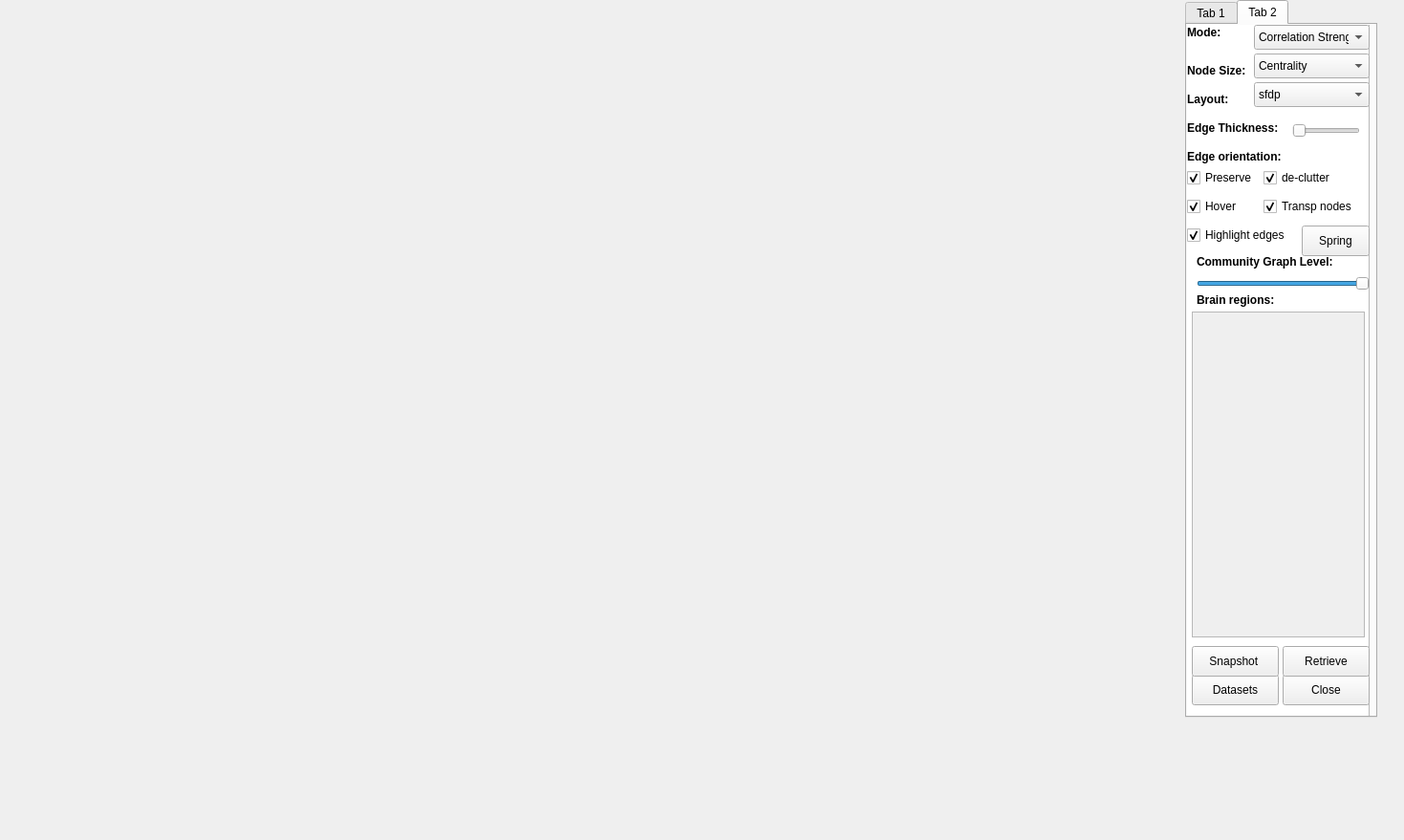
<?xml version="1.0" encoding="UTF-8"?>
<ui version="4.0">
 <class>Visualizer</class>
 <widget class="QWidget" name="Visualizer">
  <property name="enabled">
   <bool>true</bool>
  </property>
  <property name="geometry">
   <rect>
    <x>0</x>
    <y>0</y>
    <width>1469</width>
    <height>879</height>
   </rect>
  </property>
  <property name="sizePolicy">
   <sizepolicy hsizetype="Maximum" vsizetype="Maximum">
    <horstretch>0</horstretch>
    <verstretch>0</verstretch>
   </sizepolicy>
  </property>
  <property name="mouseTracking">
   <bool>true</bool>
  </property>
  <property name="windowTitle">
   <string>Form</string>
  </property>
  <widget class="QTabWidget" name="MainTab">
   <property name="geometry">
    <rect>
     <x>1240</x>
     <y>0</y>
     <width>201</width>
     <height>751</height>
    </rect>
   </property>
   <property name="minimumSize">
    <size>
     <width>201</width>
     <height>751</height>
    </size>
   </property>
   <property name="currentIndex">
    <number>1</number>
   </property>
   <widget class="QWidget" name="tab_3">
    <attribute name="title">
     <string>Tab 1</string>
    </attribute>
    <widget class="QLineEdit" name="Max">
     <property name="geometry">
      <rect>
       <x>50</x>
       <y>80</y>
       <width>51</width>
       <height>21</height>
      </rect>
     </property>
    </widget>
    <widget class="QLabel" name="label_5">
     <property name="geometry">
      <rect>
       <x>40</x>
       <y>310</y>
       <width>141</width>
       <height>21</height>
      </rect>
     </property>
     <property name="text">
      <string>&lt;html&gt;&lt;head/&gt;&lt;body&gt;&lt;p&gt;&lt;span style=&quot; font-weight:600; font-style:italic;&quot;&gt;Timestep Analysis:&lt;/span&gt;&lt;/p&gt;&lt;p&gt;&lt;br/&gt;&lt;/p&gt;&lt;/body&gt;&lt;/html&gt;</string>
     </property>
    </widget>
    <widget class="QLabel" name="label_4">
     <property name="geometry">
      <rect>
       <x>0</x>
       <y>80</y>
       <width>31</width>
       <height>16</height>
      </rect>
     </property>
     <property name="text">
      <string>Max:</string>
     </property>
    </widget>
    <widget class="QCheckBox" name="MaxButtonCheck">
     <property name="geometry">
      <rect>
       <x>10</x>
       <y>50</y>
       <width>91</width>
       <height>20</height>
      </rect>
     </property>
     <property name="text">
      <string>Global Max:</string>
     </property>
     <property name="checked">
      <bool>true</bool>
     </property>
    </widget>
    <widget class="QLineEdit" name="Min">
     <property name="geometry">
      <rect>
       <x>50</x>
       <y>270</y>
       <width>51</width>
       <height>21</height>
      </rect>
     </property>
    </widget>
    <widget class="QSlider" name="ValueSlider1">
     <property name="geometry">
      <rect>
       <x>10</x>
       <y>110</y>
       <width>22</width>
       <height>151</height>
      </rect>
     </property>
     <property name="value">
      <number>99</number>
     </property>
     <property name="orientation">
      <enum>Qt::Vertical</enum>
     </property>
    </widget>
    <widget class="QTabWidget" name="tabWidget_2">
     <property name="geometry">
      <rect>
       <x>0</x>
       <y>330</y>
       <width>191</width>
       <height>391</height>
      </rect>
     </property>
     <property name="currentIndex">
      <number>1</number>
     </property>
     <widget class="QWidget" name="tab_7">
      <attribute name="title">
       <string>Tab 1</string>
      </attribute>
      <widget class="QLabel" name="label_24">
       <property name="geometry">
        <rect>
         <x>0</x>
         <y>10</y>
         <width>131</width>
         <height>20</height>
        </rect>
       </property>
       <property name="text">
        <string>&lt;html&gt;&lt;head/&gt;&lt;body&gt;&lt;p&gt;&lt;span style=&quot; font-weight:600;&quot;&gt;Stability:&lt;/span&gt;&lt;/p&gt;&lt;/body&gt;&lt;/html&gt;</string>
       </property>
      </widget>
      <widget class="QLCDNumber" name="lcdNumber1">
       <property name="geometry">
        <rect>
         <x>80</x>
         <y>10</y>
         <width>64</width>
         <height>23</height>
        </rect>
       </property>
      </widget>
      <widget class="QLabel" name="label_25">
       <property name="geometry">
        <rect>
         <x>0</x>
         <y>70</y>
         <width>61</width>
         <height>20</height>
        </rect>
       </property>
       <property name="text">
        <string>&lt;html&gt;&lt;head/&gt;&lt;body&gt;&lt;p&gt;&lt;span style=&quot; font-weight:600;&quot;&gt;Animate:&lt;/span&gt;&lt;/p&gt;&lt;p&gt;&lt;br/&gt;&lt;/p&gt;&lt;/body&gt;&lt;/html&gt;</string>
       </property>
      </widget>
      <widget class="QDoubleSpinBox" name="fromAnimate1">
       <property name="geometry">
        <rect>
         <x>10</x>
         <y>90</y>
         <width>51</width>
         <height>24</height>
        </rect>
       </property>
       <property name="decimals">
        <number>0</number>
       </property>
      </widget>
      <widget class="QDoubleSpinBox" name="ToAnimate1">
       <property name="geometry">
        <rect>
         <x>90</x>
         <y>90</y>
         <width>51</width>
         <height>24</height>
        </rect>
       </property>
       <property name="decimals">
        <number>0</number>
       </property>
       <property name="value">
        <double>63.000000000000000</double>
       </property>
      </widget>
      <widget class="QDoubleSpinBox" name="Tow1">
       <property name="geometry">
        <rect>
         <x>80</x>
         <y>40</y>
         <width>66</width>
         <height>24</height>
        </rect>
       </property>
       <property name="keyboardTracking">
        <bool>false</bool>
       </property>
       <property name="decimals">
        <number>0</number>
       </property>
      </widget>
      <widget class="QLabel" name="label_26">
       <property name="geometry">
        <rect>
         <x>0</x>
         <y>40</y>
         <width>71</width>
         <height>20</height>
        </rect>
       </property>
       <property name="text">
        <string>&lt;html&gt;&lt;head/&gt;&lt;body&gt;&lt;p&gt;&lt;span style=&quot; font-weight:600;&quot;&gt;Reference:&lt;/span&gt;&lt;/p&gt;&lt;/body&gt;&lt;/html&gt;</string>
       </property>
      </widget>
      <widget class="QPushButton" name="pushButton2">
       <property name="geometry">
        <rect>
         <x>0</x>
         <y>120</y>
         <width>51</width>
         <height>32</height>
        </rect>
       </property>
       <property name="text">
        <string>Play</string>
       </property>
      </widget>
      <widget class="QPushButton" name="pushButton3">
       <property name="geometry">
        <rect>
         <x>110</x>
         <y>120</y>
         <width>51</width>
         <height>32</height>
        </rect>
       </property>
       <property name="text">
        <string>Stop</string>
       </property>
      </widget>
      <widget class="QLabel" name="label_27">
       <property name="geometry">
        <rect>
         <x>0</x>
         <y>200</y>
         <width>131</width>
         <height>20</height>
        </rect>
       </property>
       <property name="text">
        <string>&lt;html&gt;&lt;head/&gt;&lt;body&gt;&lt;p&gt;&lt;span style=&quot; font-weight:600;&quot;&gt;Clustering:&lt;/span&gt;&lt;/p&gt;&lt;/body&gt;&lt;/html&gt;</string>
       </property>
      </widget>
      <widget class="QComboBox" name="NodeSize1">
       <property name="geometry">
        <rect>
         <x>80</x>
         <y>200</y>
         <width>81</width>
         <height>26</height>
        </rect>
       </property>
       <item>
        <property name="text">
         <string>Louvain</string>
        </property>
       </item>
       <item>
        <property name="text">
         <string>Hierarchical</string>
        </property>
       </item>
       <item>
        <property name="text">
         <string>K-medoids</string>
        </property>
       </item>
       <item>
        <property name="text">
         <string>k-clique</string>
        </property>
       </item>
       <item>
        <property name="text">
         <string>ConsensusClustering</string>
        </property>
       </item>
       <item>
        <property name="text">
         <string>CustomCluster</string>
        </property>
       </item>
       <item>
        <property name="text">
         <string>ConsensusPreComputed</string>
        </property>
       </item>
      </widget>
      <widget class="QLabel" name="label_28">
       <property name="geometry">
        <rect>
         <x>0</x>
         <y>230</y>
         <width>101</width>
         <height>20</height>
        </rect>
       </property>
       <property name="text">
        <string>&lt;html&gt;&lt;head/&gt;&lt;body&gt;&lt;p&gt;&lt;span style=&quot; font-weight:600;&quot;&gt;No of clusters:&lt;/span&gt;&lt;/p&gt;&lt;/body&gt;&lt;/html&gt;</string>
       </property>
      </widget>
      <widget class="QLineEdit" name="Max1">
       <property name="geometry">
        <rect>
         <x>110</x>
         <y>230</y>
         <width>41</width>
         <height>21</height>
        </rect>
       </property>
      </widget>
      <widget class="QPushButton" name="Reset1">
       <property name="geometry">
        <rect>
         <x>50</x>
         <y>120</y>
         <width>61</width>
         <height>32</height>
        </rect>
       </property>
       <property name="text">
        <string>Reset</string>
       </property>
      </widget>
      <widget class="QLabel" name="label_29">
       <property name="geometry">
        <rect>
         <x>70</x>
         <y>90</y>
         <width>31</width>
         <height>21</height>
        </rect>
       </property>
       <property name="text">
        <string>&lt;html&gt;&lt;head/&gt;&lt;body&gt;&lt;p&gt;&lt;span style=&quot; font-size:16pt; font-weight:600;&quot;&gt;to&lt;/span&gt;&lt;/p&gt;&lt;p&gt;&lt;br/&gt;&lt;/p&gt;&lt;/body&gt;&lt;/html&gt;</string>
       </property>
      </widget>
      <widget class="QCheckBox" name="PreCompute1">
       <property name="geometry">
        <rect>
         <x>30</x>
         <y>300</y>
         <width>101</width>
         <height>20</height>
        </rect>
       </property>
       <property name="text">
        <string>Pre Compute</string>
       </property>
       <property name="checked">
        <bool>true</bool>
       </property>
      </widget>
      <widget class="QSlider" name="timeInterval1">
       <property name="geometry">
        <rect>
         <x>100</x>
         <y>270</y>
         <width>61</width>
         <height>22</height>
        </rect>
       </property>
       <property name="minimum">
        <number>10</number>
       </property>
       <property name="value">
        <number>99</number>
       </property>
       <property name="orientation">
        <enum>Qt::Horizontal</enum>
       </property>
      </widget>
      <widget class="QLabel" name="label_30">
       <property name="geometry">
        <rect>
         <x>0</x>
         <y>270</y>
         <width>101</width>
         <height>20</height>
        </rect>
       </property>
       <property name="text">
        <string>&lt;html&gt;&lt;head/&gt;&lt;body&gt;&lt;p&gt;&lt;span style=&quot; font-weight:600;&quot;&gt;Time Interval:&lt;/span&gt;&lt;/p&gt;&lt;/body&gt;&lt;/html&gt;</string>
       </property>
      </widget>
      <widget class="QPushButton" name="save1">
       <property name="geometry">
        <rect>
         <x>20</x>
         <y>160</y>
         <width>115</width>
         <height>32</height>
        </rect>
       </property>
       <property name="text">
        <string>Save State</string>
       </property>
      </widget>
      <widget class="QCheckBox" name="ElectrodeImages">
       <property name="geometry">
        <rect>
         <x>0</x>
         <y>340</y>
         <width>121</width>
         <height>20</height>
        </rect>
       </property>
       <property name="text">
        <string>Elec Images</string>
       </property>
       <property name="checked">
        <bool>false</bool>
       </property>
      </widget>
      <widget class="QCheckBox" name="Glyphs">
       <property name="enabled">
        <bool>true</bool>
       </property>
       <property name="geometry">
        <rect>
         <x>90</x>
         <y>340</y>
         <width>101</width>
         <height>20</height>
        </rect>
       </property>
       <property name="text">
        <string>Time Glyphs</string>
       </property>
       <property name="checked">
        <bool>false</bool>
       </property>
      </widget>
     </widget>
     <widget class="QWidget" name="tab_8">
      <attribute name="title">
       <string>Tab 2</string>
      </attribute>
      <widget class="QComboBox" name="ElectrodeSize">
       <property name="geometry">
        <rect>
         <x>10</x>
         <y>30</y>
         <width>121</width>
         <height>26</height>
        </rect>
       </property>
       <item>
        <property name="text">
         <string>Centrality</string>
        </property>
       </item>
       <item>
        <property name="text">
         <string>Betweeness</string>
        </property>
       </item>
       <item>
        <property name="text">
         <string>ClosenessCentrality</string>
        </property>
       </item>
       <item>
        <property name="text">
         <string>ParticipationCoefficient</string>
        </property>
       </item>
       <item>
        <property name="text">
         <string>LoadCentrality</string>
        </property>
       </item>
      </widget>
      <widget class="QSlider" name="nodeSize1">
       <property name="geometry">
        <rect>
         <x>10</x>
         <y>80</y>
         <width>121</width>
         <height>22</height>
        </rect>
       </property>
       <property name="minimum">
        <number>10</number>
       </property>
       <property name="value">
        <number>99</number>
       </property>
       <property name="orientation">
        <enum>Qt::Horizontal</enum>
       </property>
      </widget>
      <widget class="QLabel" name="label_31">
       <property name="geometry">
        <rect>
         <x>0</x>
         <y>60</y>
         <width>141</width>
         <height>21</height>
        </rect>
       </property>
       <property name="text">
        <string>&lt;html&gt;&lt;head/&gt;&lt;body&gt;&lt;p&gt;&lt;span style=&quot; font-weight:600;&quot;&gt;Nodes Size:&lt;/span&gt;&lt;/p&gt;&lt;/body&gt;&lt;/html&gt;</string>
       </property>
      </widget>
      <widget class="QCheckBox" name="ElecNodes1">
       <property name="geometry">
        <rect>
         <x>0</x>
         <y>10</y>
         <width>131</width>
         <height>20</height>
        </rect>
       </property>
       <property name="text">
        <string>Electrode Nodes:</string>
       </property>
      </widget>
      <widget class="QCheckBox" name="opacitySignals1">
       <property name="geometry">
        <rect>
         <x>10</x>
         <y>100</y>
         <width>131</width>
         <height>16</height>
        </rect>
       </property>
       <property name="text">
        <string>Opacity Signals</string>
       </property>
       <property name="checked">
        <bool>true</bool>
       </property>
      </widget>
      <widget class="QPushButton" name="GraphButton1">
       <property name="geometry">
        <rect>
         <x>10</x>
         <y>130</y>
         <width>121</width>
         <height>32</height>
        </rect>
       </property>
       <property name="text">
        <string>Tracking graph</string>
       </property>
      </widget>
      <widget class="QLabel" name="label_33">
       <property name="geometry">
        <rect>
         <x>10</x>
         <y>170</y>
         <width>101</width>
         <height>20</height>
        </rect>
       </property>
       <property name="text">
        <string>&lt;html&gt;&lt;head/&gt;&lt;body&gt;&lt;p&gt;&lt;span style=&quot; font-weight:600;&quot;&gt;Slice:&lt;/span&gt;&lt;/p&gt;&lt;/body&gt;&lt;/html&gt;</string>
       </property>
      </widget>
      <widget class="QLineEdit" name="Slices">
       <property name="geometry">
        <rect>
         <x>60</x>
         <y>170</y>
         <width>41</width>
         <height>21</height>
        </rect>
       </property>
      </widget>
      <widget class="QCheckBox" name="Permute">
       <property name="geometry">
        <rect>
         <x>10</x>
         <y>230</y>
         <width>131</width>
         <height>20</height>
        </rect>
       </property>
       <property name="text">
        <string>Permute</string>
       </property>
      </widget>
      <widget class="QLabel" name="label_34">
       <property name="geometry">
        <rect>
         <x>10</x>
         <y>270</y>
         <width>101</width>
         <height>20</height>
        </rect>
       </property>
       <property name="text">
        <string>&lt;html&gt;&lt;head/&gt;&lt;body&gt;&lt;p&gt;&lt;span style=&quot; font-weight:600;&quot;&gt;Tracking Graph:&lt;/span&gt;&lt;/p&gt;&lt;/body&gt;&lt;/html&gt;</string>
       </property>
      </widget>
      <widget class="QCheckBox" name="TrElectrode">
       <property name="geometry">
        <rect>
         <x>10</x>
         <y>290</y>
         <width>131</width>
         <height>20</height>
        </rect>
       </property>
       <property name="text">
        <string>Electrode Signals</string>
       </property>
      </widget>
      <widget class="QCheckBox" name="TrCommunity">
       <property name="geometry">
        <rect>
         <x>10</x>
         <y>310</y>
         <width>131</width>
         <height>20</height>
        </rect>
       </property>
       <property name="text">
        <string>Community Colors</string>
       </property>
       <property name="checked">
        <bool>true</bool>
       </property>
      </widget>
      <widget class="QSlider" name="SliceInterval">
       <property name="geometry">
        <rect>
         <x>10</x>
         <y>190</y>
         <width>171</width>
         <height>22</height>
        </rect>
       </property>
       <property name="minimum">
        <number>1</number>
       </property>
       <property name="maximum">
        <number>62</number>
       </property>
       <property name="value">
        <number>4</number>
       </property>
       <property name="orientation">
        <enum>Qt::Horizontal</enum>
       </property>
      </widget>
     </widget>
    </widget>
    <widget class="QLabel" name="label_3">
     <property name="geometry">
      <rect>
       <x>10</x>
       <y>270</y>
       <width>31</width>
       <height>16</height>
      </rect>
     </property>
     <property name="text">
      <string>Min:</string>
     </property>
    </widget>
    <widget class="QGroupBox" name="groupBox">
     <property name="geometry">
      <rect>
       <x>110</x>
       <y>30</y>
       <width>81</width>
       <height>261</height>
      </rect>
     </property>
     <property name="title">
      <string/>
     </property>
     <widget class="QRadioButton" name="six1">
      <property name="geometry">
       <rect>
        <x>10</x>
        <y>220</y>
        <width>101</width>
        <height>20</height>
       </rect>
      </property>
      <property name="text">
       <string>poo</string>
      </property>
     </widget>
     <widget class="QRadioButton" name="five1">
      <property name="geometry">
       <rect>
        <x>10</x>
        <y>180</y>
        <width>101</width>
        <height>20</height>
       </rect>
      </property>
      <property name="text">
       <string>paa</string>
      </property>
     </widget>
     <widget class="QRadioButton" name="four1">
      <property name="geometry">
       <rect>
        <x>10</x>
        <y>140</y>
        <width>101</width>
        <height>20</height>
       </rect>
      </property>
      <property name="text">
       <string>doo</string>
      </property>
     </widget>
     <widget class="QRadioButton" name="three1">
      <property name="geometry">
       <rect>
        <x>10</x>
        <y>100</y>
        <width>101</width>
        <height>20</height>
       </rect>
      </property>
      <property name="text">
       <string>daa</string>
      </property>
     </widget>
     <widget class="QRadioButton" name="two1">
      <property name="geometry">
       <rect>
        <x>10</x>
        <y>60</y>
        <width>101</width>
        <height>20</height>
       </rect>
      </property>
      <property name="text">
       <string>boo</string>
      </property>
     </widget>
     <widget class="QRadioButton" name="one1">
      <property name="geometry">
       <rect>
        <x>10</x>
        <y>20</y>
        <width>101</width>
        <height>20</height>
       </rect>
      </property>
      <property name="text">
       <string>baa</string>
      </property>
      <property name="checked">
       <bool>true</bool>
      </property>
     </widget>
     <widget class="QLabel" name="label_32">
      <property name="geometry">
       <rect>
        <x>10</x>
        <y>0</y>
        <width>91</width>
        <height>16</height>
       </rect>
      </property>
      <property name="text">
       <string>&lt;html&gt;&lt;head/&gt;&lt;body&gt;&lt;p&gt;&lt;span style=&quot; font-size:10pt; font-weight:600; font-style:italic;&quot;&gt;Syllable:&lt;/span&gt;&lt;/p&gt;&lt;/body&gt;&lt;/html&gt;</string>
      </property>
     </widget>
    </widget>
    <widget class="QLabel" name="label_2">
     <property name="geometry">
      <rect>
       <x>10</x>
       <y>30</y>
       <width>91</width>
       <height>20</height>
      </rect>
     </property>
     <property name="text">
      <string>&lt;html&gt;&lt;head/&gt;&lt;body&gt;&lt;p&gt;&lt;span style=&quot; font-size:10pt; font-weight:600; font-style:italic;&quot;&gt;Opacity Thres: &lt;/span&gt;&lt;/p&gt;&lt;/body&gt;&lt;/html&gt;</string>
     </property>
    </widget>
    <widget class="QLabel" name="label">
     <property name="geometry">
      <rect>
       <x>10</x>
       <y>0</y>
       <width>111</width>
       <height>16</height>
      </rect>
     </property>
     <property name="text">
      <string>&lt;html&gt;&lt;head/&gt;&lt;body&gt;&lt;p&gt;&lt;span style=&quot; font-weight:600;&quot;&gt;Controls:&lt;/span&gt;&lt;/p&gt;&lt;/body&gt;&lt;/html&gt;</string>
     </property>
    </widget>
    <widget class="QGroupBox" name="groupBox_2">
     <property name="geometry">
      <rect>
       <x>40</x>
       <y>110</y>
       <width>61</width>
       <height>141</height>
      </rect>
     </property>
     <property name="title">
      <string/>
     </property>
     <widget class="QRadioButton" name="OpacityGlyph">
      <property name="geometry">
       <rect>
        <x>10</x>
        <y>20</y>
        <width>41</width>
        <height>20</height>
       </rect>
      </property>
      <property name="text">
       <string>Ar</string>
      </property>
      <property name="checked">
       <bool>true</bool>
      </property>
     </widget>
     <widget class="QLabel" name="label_35">
      <property name="geometry">
       <rect>
        <x>0</x>
        <y>0</y>
        <width>51</width>
        <height>16</height>
       </rect>
      </property>
      <property name="text">
       <string>&lt;html&gt;&lt;head/&gt;&lt;body&gt;&lt;p&gt;&lt;span style=&quot; font-size:10pt; font-weight:600; font-style:italic;&quot;&gt;Glyphs:&lt;/span&gt;&lt;/p&gt;&lt;/body&gt;&lt;/html&gt;</string>
      </property>
     </widget>
     <widget class="QRadioButton" name="AreaGlyph">
      <property name="geometry">
       <rect>
        <x>10</x>
        <y>60</y>
        <width>41</width>
        <height>20</height>
       </rect>
      </property>
      <property name="text">
       <string>Op</string>
      </property>
      <property name="checked">
       <bool>false</bool>
      </property>
     </widget>
     <widget class="QRadioButton" name="BarGlyph">
      <property name="geometry">
       <rect>
        <x>10</x>
        <y>110</y>
        <width>51</width>
        <height>20</height>
       </rect>
      </property>
      <property name="text">
       <string>Bar</string>
      </property>
      <property name="checked">
       <bool>false</bool>
      </property>
     </widget>
    </widget>
   </widget>
   <widget class="QWidget" name="tab_4">
    <attribute name="title">
     <string>Tab 2</string>
    </attribute>
    <widget class="QListView" name="listView_4">
     <property name="geometry">
      <rect>
       <x>-20</x>
       <y>-20</y>
       <width>211</width>
       <height>751</height>
      </rect>
     </property>
    </widget>
    <widget class="QLabel" name="label_47">
     <property name="geometry">
      <rect>
       <x>0</x>
       <y>130</y>
       <width>111</width>
       <height>16</height>
      </rect>
     </property>
     <property name="text">
      <string>&lt;html&gt;&lt;head/&gt;&lt;body&gt;&lt;p&gt;&lt;span style=&quot; font-weight:600;&quot;&gt;Edge orientation:&lt;/span&gt;&lt;/p&gt;&lt;/body&gt;&lt;/html&gt;</string>
     </property>
    </widget>
    <widget class="QLabel" name="CommunityLabel">
     <property name="geometry">
      <rect>
       <x>10</x>
       <y>240</y>
       <width>171</width>
       <height>16</height>
      </rect>
     </property>
     <property name="text">
      <string>&lt;html&gt;&lt;head/&gt;&lt;body&gt;&lt;p&gt;&lt;span style=&quot; font-weight:600;&quot;&gt;Community Graph Level: &lt;/span&gt;&lt;/p&gt;&lt;/body&gt;&lt;/html&gt;</string>
     </property>
    </widget>
    <widget class="QCheckBox" name="transparent">
     <property name="geometry">
      <rect>
       <x>80</x>
       <y>180</y>
       <width>141</width>
       <height>20</height>
      </rect>
     </property>
     <property name="text">
      <string>Transp nodes</string>
     </property>
     <property name="checked">
      <bool>true</bool>
     </property>
    </widget>
    <widget class="QLabel" name="label_48">
     <property name="geometry">
      <rect>
       <x>0</x>
       <y>100</y>
       <width>111</width>
       <height>16</height>
      </rect>
     </property>
     <property name="text">
      <string>&lt;html&gt;&lt;head/&gt;&lt;body&gt;&lt;p&gt;&lt;span style=&quot; font-weight:600;&quot;&gt;Edge Thickness: &lt;/span&gt;&lt;/p&gt;&lt;/body&gt;&lt;/html&gt;</string>
     </property>
    </widget>
    <widget class="QLabel" name="label_49">
     <property name="geometry">
      <rect>
       <x>0</x>
       <y>40</y>
       <width>71</width>
       <height>16</height>
      </rect>
     </property>
     <property name="text">
      <string>&lt;html&gt;&lt;head/&gt;&lt;body&gt;&lt;p&gt;&lt;span style=&quot; font-weight:600;&quot;&gt;Node Size:&lt;/span&gt;&lt;/p&gt;&lt;/body&gt;&lt;/html&gt;</string>
     </property>
    </widget>
    <widget class="QSlider" name="Thickness">
     <property name="geometry">
      <rect>
       <x>110</x>
       <y>100</y>
       <width>71</width>
       <height>22</height>
      </rect>
     </property>
     <property name="tracking">
      <bool>false</bool>
     </property>
     <property name="orientation">
      <enum>Qt::Horizontal</enum>
     </property>
    </widget>
    <widget class="QPushButton" name="Quit">
     <property name="geometry">
      <rect>
       <x>100</x>
       <y>680</y>
       <width>91</width>
       <height>32</height>
      </rect>
     </property>
     <property name="text">
      <string>Close</string>
     </property>
    </widget>
    <widget class="QCheckBox" name="highlightEdges">
     <property name="geometry">
      <rect>
       <x>0</x>
       <y>210</y>
       <width>121</width>
       <height>20</height>
      </rect>
     </property>
     <property name="text">
      <string>Highlight edges</string>
     </property>
     <property name="checked">
      <bool>true</bool>
     </property>
    </widget>
    <widget class="QComboBox" name="Layout">
     <property name="geometry">
      <rect>
       <x>70</x>
       <y>60</y>
       <width>121</width>
       <height>26</height>
      </rect>
     </property>
     <item>
      <property name="text">
       <string>sfdp</string>
      </property>
     </item>
     <item>
      <property name="text">
       <string>twopi</string>
      </property>
     </item>
     <item>
      <property name="text">
       <string>fdp</string>
      </property>
     </item>
     <item>
      <property name="text">
       <string>circo</string>
      </property>
     </item>
     <item>
      <property name="text">
       <string>circular</string>
      </property>
     </item>
     <item>
      <property name="text">
       <string>spring</string>
      </property>
     </item>
     <item>
      <property name="text">
       <string>random</string>
      </property>
     </item>
     <item>
      <property name="text">
       <string>shell</string>
      </property>
     </item>
     <item>
      <property name="text">
       <string>neato</string>
      </property>
     </item>
    </widget>
    <widget class="QLabel" name="Regions">
     <property name="geometry">
      <rect>
       <x>10</x>
       <y>280</y>
       <width>141</width>
       <height>16</height>
      </rect>
     </property>
     <property name="text">
      <string>&lt;html&gt;&lt;head/&gt;&lt;body&gt;&lt;p&gt;&lt;span style=&quot; font-weight:600;&quot;&gt;Brain regions:&lt;/span&gt;&lt;/p&gt;&lt;/body&gt;&lt;/html&gt;</string>
     </property>
    </widget>
    <widget class="QLabel" name="label_50">
     <property name="geometry">
      <rect>
       <x>0</x>
       <y>0</y>
       <width>121</width>
       <height>16</height>
      </rect>
     </property>
     <property name="text">
      <string>&lt;html&gt;&lt;head/&gt;&lt;body&gt;&lt;p&gt;&lt;span style=&quot; font-weight:600;&quot;&gt;Mode:&lt;/span&gt;&lt;/p&gt;&lt;/body&gt;&lt;/html&gt;</string>
     </property>
    </widget>
    <widget class="QCheckBox" name="colorEdges">
     <property name="geometry">
      <rect>
       <x>80</x>
       <y>150</y>
       <width>131</width>
       <height>20</height>
      </rect>
     </property>
     <property name="text">
      <string>de-clutter</string>
     </property>
     <property name="checked">
      <bool>true</bool>
     </property>
    </widget>
    <widget class="QPushButton" name="getSnapshots">
     <property name="geometry">
      <rect>
       <x>100</x>
       <y>650</y>
       <width>91</width>
       <height>32</height>
      </rect>
     </property>
     <property name="text">
      <string>Retrieve</string>
     </property>
    </widget>
    <widget class="QPushButton" name="dataSet">
     <property name="geometry">
      <rect>
       <x>5</x>
       <y>680</y>
       <width>91</width>
       <height>32</height>
      </rect>
     </property>
     <property name="text">
      <string>Datasets</string>
     </property>
    </widget>
    <widget class="QComboBox" name="correlation">
     <property name="geometry">
      <rect>
       <x>70</x>
       <y>0</y>
       <width>121</width>
       <height>26</height>
      </rect>
     </property>
     <item>
      <property name="text">
       <string>Correlation Strength</string>
      </property>
     </item>
     <item>
      <property name="text">
       <string>Communities</string>
      </property>
     </item>
    </widget>
    <widget class="QPushButton" name="springLayout">
     <property name="geometry">
      <rect>
       <x>120</x>
       <y>210</y>
       <width>71</width>
       <height>32</height>
      </rect>
     </property>
     <property name="text">
      <string>Spring</string>
     </property>
    </widget>
    <widget class="QScrollArea" name="scroll">
     <property name="geometry">
      <rect>
       <x>5</x>
       <y>300</y>
       <width>181</width>
       <height>341</height>
      </rect>
     </property>
     <property name="widgetResizable">
      <bool>true</bool>
     </property>
     <widget class="QWidget" name="QuantWidget">
      <property name="geometry">
       <rect>
        <x>0</x>
        <y>0</y>
        <width>179</width>
        <height>339</height>
       </rect>
      </property>
      <widget class="QWidget" name="horizontalLayoutWidget">
       <property name="geometry">
        <rect>
         <x>0</x>
         <y>0</y>
         <width>181</width>
         <height>341</height>
        </rect>
       </property>
       <layout class="QHBoxLayout" name="quantTable"/>
      </widget>
     </widget>
    </widget>
    <widget class="QPushButton" name="snapshot">
     <property name="geometry">
      <rect>
       <x>5</x>
       <y>650</y>
       <width>91</width>
       <height>32</height>
      </rect>
     </property>
     <property name="text">
      <string>Snapshot </string>
     </property>
    </widget>
    <widget class="QLabel" name="label_53">
     <property name="geometry">
      <rect>
       <x>0</x>
       <y>70</y>
       <width>59</width>
       <height>16</height>
      </rect>
     </property>
     <property name="text">
      <string>&lt;html&gt;&lt;head/&gt;&lt;body&gt;&lt;p&gt;&lt;span style=&quot; font-weight:600;&quot;&gt;Layout: &lt;/span&gt;&lt;/p&gt;&lt;/body&gt;&lt;/html&gt;</string>
     </property>
    </widget>
    <widget class="QComboBox" name="NodeSize">
     <property name="geometry">
      <rect>
       <x>70</x>
       <y>30</y>
       <width>121</width>
       <height>26</height>
      </rect>
     </property>
     <item>
      <property name="text">
       <string>Centrality</string>
      </property>
     </item>
     <item>
      <property name="text">
       <string>Betweeness</string>
      </property>
     </item>
     <item>
      <property name="text">
       <string>ClosenessCentrality</string>
      </property>
     </item>
     <item>
      <property name="text">
       <string>ParticipationCoefficient</string>
      </property>
     </item>
     <item>
      <property name="text">
       <string>LoadCentrality</string>
      </property>
     </item>
    </widget>
    <widget class="QSlider" name="communityLevel">
     <property name="geometry">
      <rect>
       <x>10</x>
       <y>260</y>
       <width>181</width>
       <height>22</height>
      </rect>
     </property>
     <property name="minimum">
      <number>1</number>
     </property>
     <property name="maximum">
      <number>2</number>
     </property>
     <property name="value">
      <number>2</number>
     </property>
     <property name="orientation">
      <enum>Qt::Horizontal</enum>
     </property>
    </widget>
    <widget class="QCheckBox" name="preservePositions">
     <property name="geometry">
      <rect>
       <x>0</x>
       <y>150</y>
       <width>141</width>
       <height>20</height>
      </rect>
     </property>
     <property name="text">
      <string>Preserve</string>
     </property>
     <property name="checked">
      <bool>true</bool>
     </property>
    </widget>
    <widget class="QCheckBox" name="hover">
     <property name="geometry">
      <rect>
       <x>0</x>
       <y>180</y>
       <width>111</width>
       <height>20</height>
      </rect>
     </property>
     <property name="text">
      <string>Hover</string>
     </property>
     <property name="checked">
      <bool>true</bool>
     </property>
    </widget>
   </widget>
  </widget>
  <widget class="QWidget" name="verticalLayoutWidget_2">
   <property name="geometry">
    <rect>
     <x>0</x>
     <y>0</y>
     <width>1131</width>
     <height>491</height>
    </rect>
   </property>
   <layout class="QVBoxLayout" name="MainLayout">
    <item>
     <widget class="QWidget" name="Electrode" native="true"/>
    </item>
   </layout>
  </widget>
 </widget>
 <resources/>
 <connections/>
</ui>
